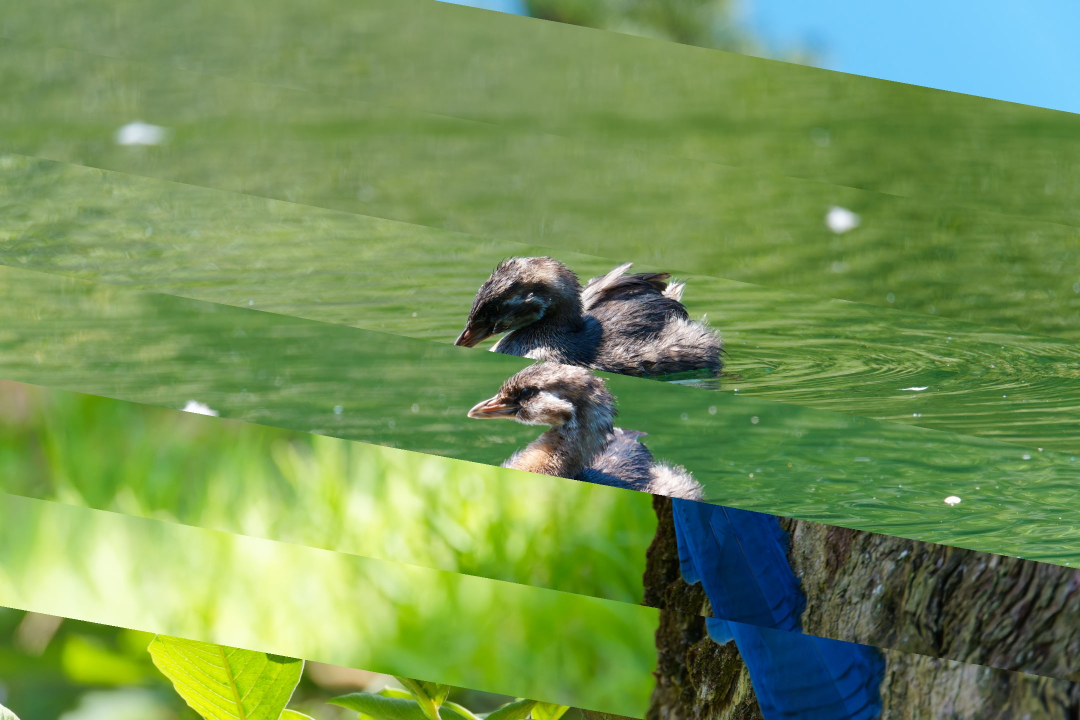
#> input picture timelapse_stripes/sample_10.jpg, 2160 x 1440 px (shown at 1/2 size); its folder holds only this picture in this run
$ python -i clock_placement.py   (imports and definitions only)   (older library calls are emulated)
#> lines starting #> are read from the running program, lines starting #| are printed output that depends on the picture; after the words box and inside, x2 and y2 are one past the last pixel; in counts of white or black regions, pixels touching at a corner belong together
import sys, os, io, gc, random, time, datetime, subprocess, glob

import cv2
import numpy as np
from PIL import Image, ImageDraw

def analyze_image(fp, mode = 0, screen_size = (3840, 2160), box_size = [1000, 400], analysis_scale = 4, show = True, showwait = False):
#> called with fp = '../timelapse_stripes/sample_10.jpg', mode = 0, screen_size = (3840, 2160), analysis_scale = 4, show = True, showwait = False
    screen_width  = screen_size[0]
    screen_height = screen_size[1]
    screen_aspect = float(screen_width) / float(screen_height)
    img = Image.open(fp)
#> img is the input picture: PIL image 2160x1440 RGB; mean R, G, B 115.5, 146.7, 86.4
    img_aspect = float(img.width) / float(img.height)
#> img_aspect = 1.5
    wpercent = 1
    hpercent = 1
    print('image open "%s" (%u , %u , %.4f)' % (fp, img.width, img.height, img_aspect))
#| image open "../timelapse_stripes/sample_10.jpg" (2160 , 1440 , 1.5000)
    if img_aspect >= screen_aspect:
        wpercent = float(screen_width) / float(img.width)
        dstheight = float(img.height) * wpercent
        topoffset = int(round(float(screen_height - dstheight) / float(2)))
        sz = (screen_width, int(round(dstheight)))
        pos = (0, topoffset)
    else:
        hpercent = float(screen_height) / float(img.height)
#> hpercent = 1.5
        dstwidth = float(img.width) * hpercent
#> dstwidth = 3240
        leftoffset = int(round(float(screen_width - dstwidth) / float(2)))
#> leftoffset = 300
        sz = (int(round(dstwidth)), screen_height)
#> sz = (3240, 2160)
        pos = (leftoffset, 0)
#> pos = (300, 0)
    img = img.resize(sz)
#> img: PIL image 3240x2160 RGB
    print('image size (%u x %u) offset (%u , %u)' % (sz[0], sz[1], pos[0], pos[1]))
#| image size (3240 x 2160) offset (300 , 0)

    img = img.resize((int(round(sz[0] / analysis_scale)), int(round(sz[1] / analysis_scale))))
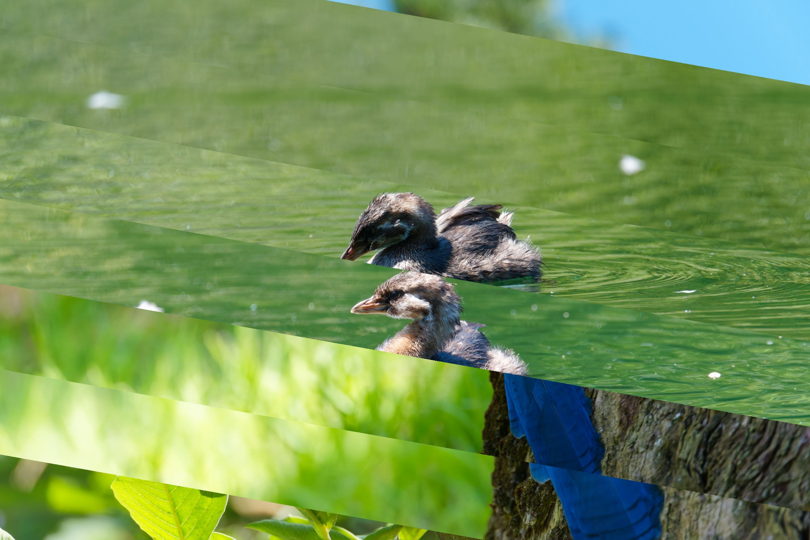
#> img: PIL image 810x540 RGB; mean R, G, B 115.6, 146.8, 86.4

    cimg = np.array(img)
    if mode == 0:
        cvtimg = cv2.cvtColor(cimg, cv2.COLOR_BGR2Lab)
#> cvtimg: shape (540, 810, 3); mean of channels 0, 1, 2 143.3, 103.4, 139.2
        cvtimg = np.multiply(cvtimg, (1.5, 1.0, 1.0), dtype=np.double)
#> cvtimg: shape (540, 810, 3) float64; mean of channels 0, 1, 2 214.9, 103.4, 139.2
    else:
        cvtimg = cv2.cvtColor(cimg, cv2.COLOR_BGR2GRAY)
        cvtimg = cv2.cvtColor(cvtimg, cv2.COLOR_GRAY2RGB)

    distarr = np.ndarray((cvtimg.shape[0], cvtimg.shape[1], 1), np.double)

    print("calculating energy map")

    sqrt2 = np.sqrt(2)
    x = 0
    while x < cvtimg.shape[1]:
        y = 0
        while y < cvtimg.shape[0]:
            pix  = cvtimg[y, x]
            sum = 0
            if y < cvtimg.shape[0] - 1:
                if x > 0:
                    pix1 = cvtimg[y + 1, x - 1]
                    dist1 = np.linalg.norm(np.subtract(pix,pix1), ord=1)
                    sum += dist1 / sqrt2
                pix2 = cvtimg[y + 1, x + 0]
                dist2 = np.linalg.norm(np.subtract(pix,pix2), ord=1)
                sum += dist2
                if x < cvtimg.shape[1] - 1:
                    pix3 = cvtimg[y + 1, x + 1]
                    dist3 = np.linalg.norm(np.subtract(pix,pix3), ord=1)
                    sum += dist3 / sqrt2
            if x > 0:
                pix4 = cvtimg[y + 0, x - 1]
                dist4 = np.linalg.norm(np.subtract(pix,pix4), ord=1)
                sum += dist4
            if x < cvtimg.shape[1] - 2:
                pix6 = cvtimg[y + 0, x + 1]
                dist6 = np.linalg.norm(np.subtract(pix,pix6), ord=1)
                sum += dist6
            if y > 0:
                if x > 0:
                    pix7 = cvtimg[y - 1, x - 1]
                    dist7 = np.linalg.norm(np.subtract(pix,pix7), ord=1)
                    sum += dist7 / sqrt2
                pix8 = cvtimg[y - 1, x + 0]
                dist8 = np.linalg.norm(np.subtract(pix,pix8), ord=1)
                sum += dist8
                if x < cvtimg.shape[1] - 1:
                    pix9 = cvtimg[y - 1, x + 1]
                    dist9 = np.linalg.norm(np.subtract(pix,pix9), ord=1)
                    sum += dist9 / sqrt2
            distavg = sum / float(8)
            #distavg += (pix[0] ** 3) / (2 * (255 ** 3))
            distarr[y, x] = distavg
            y += 1
        x += 1
        progress = float(x) * float(100) / float(cvtimg.shape[1])
        print("\rprogress %.1f" % progress, end='', flush=True)
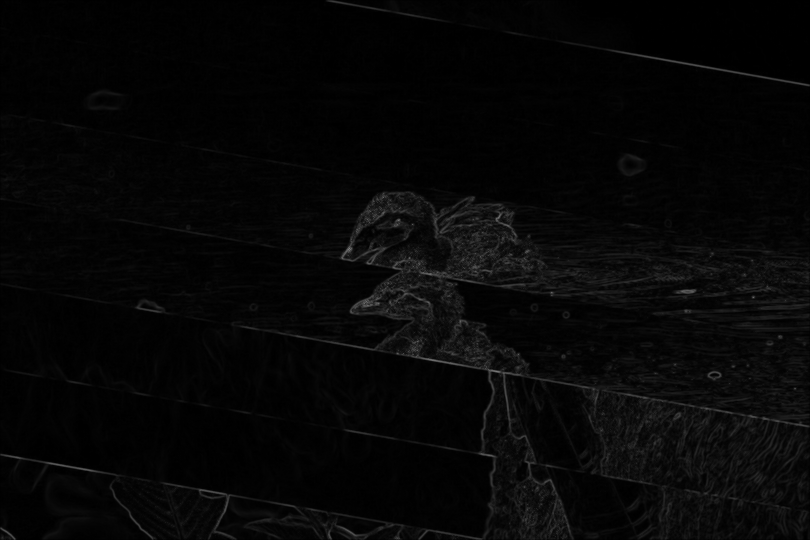
#> distarr: shape (540, 810, 1) float64; min 0, max 127.5, mean 6.8
#> after the loop, x = 810
    print("\r\ndone calculating energy map")
    normalized = cv2.normalize(distarr, 0, 255, norm_type=cv2.NORM_MINMAX, dtype=cv2.CV_8U)
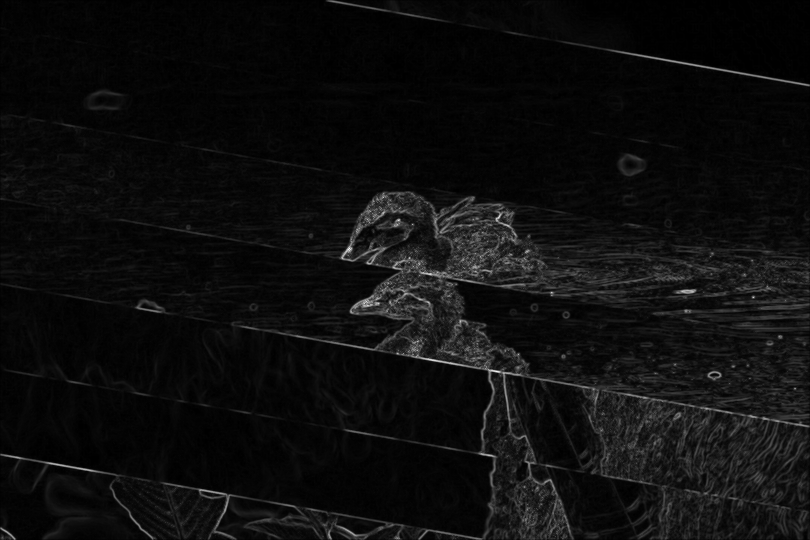
#> normalized: shape (540, 810); min 0, max 255, mean 13.6

    print("finding best box")

    box_size_small = (int(round(box_size[0] / analysis_scale)), int(round(box_size[1] / analysis_scale)))
    boxarr = np.ndarray((normalized.shape[0] - box_size_small[1], normalized.shape[1] - box_size_small[0], 1), np.double)
    x = 0
    while x < boxarr.shape[1]:
        y = 0
        while y < boxarr.shape[0]:
            sum = np.sum(distarr[y:y + box_size_small[1], x:x + box_size_small[0]])
            boxarr[y, x] = sum
            y += 1
        x += 1
        progress = float(x) * float(100) / float(boxarr.shape[1])
        print("\rprogress %.1f" % progress, end='', flush=True)
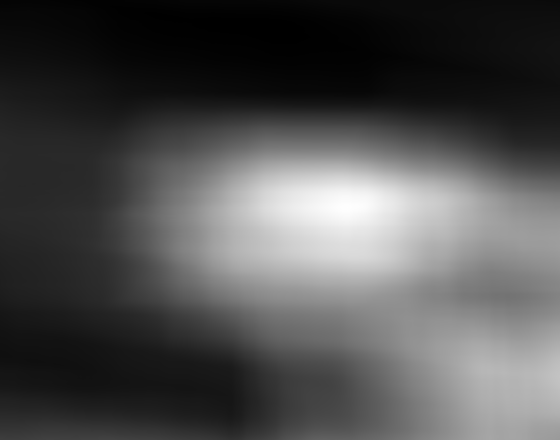
#> boxarr: shape (440, 560, 1) float64; min 41414.8, max 490295.9, mean 180777; drawn with min black and max white
#> after the loop, x = 560
    print("\r\ndone finding box")

    am = boxarr.argmin()
#> am = 15945
    minpos = np.unravel_index(am, boxarr.shape)
#> minpos = (28, 265, 0)
    minval = boxarr[minpos[0], minpos[1]]
#> minval = [41414.8]
    print("min %.1f argmin %u pos (%u , %u)" % (minval, am, minpos[1], minpos[0]))

    boxnorm = cv2.normalize(boxarr, 0, 255, norm_type=cv2.NORM_MINMAX, dtype=cv2.CV_8U)
    cv2.imwrite(fp + ".box.png", cv2.cvtColor(boxnorm, cv2.COLOR_GRAY2RGB))

    th = 1
    while th <= 255:
        thresh = cv2.inRange(boxnorm, 0, th)
        contours, hierarchy = cv2.findContours(thresh, cv2.RETR_EXTERNAL, cv2.CHAIN_APPROX_SIMPLE)
        if len(contours) >= 2:
            #th = max(1, int(round(float(th) * 0.75)))
            th = max(1, int(round(float(th - 1))))
            break
        break
        th += 1
#> this loop made 1 pass
#> pass 1, in analyze_image, `thresh = cv2.inRange(boxnorm, 0, th)`:
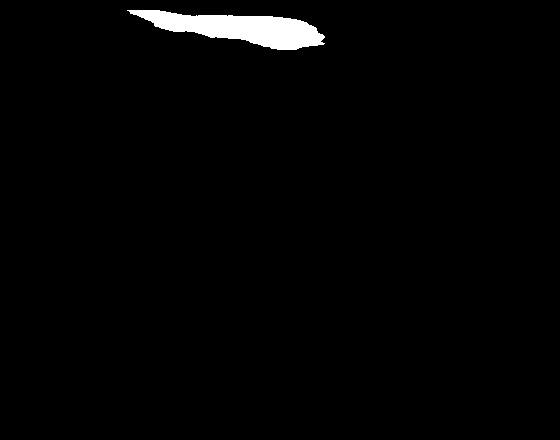
#> thresh: shape (440, 560); 1.7% white; 1 white region, box (x1, y1, x2, y2) and area: (127, 10, 325, 50) 4149
#> after the loop, th = 1
    thresh = cv2.inRange(boxnorm, 0, th)
    contours, hierarchy = cv2.findContours(thresh, cv2.RETR_EXTERNAL, cv2.CHAIN_APPROX_SIMPLE)

    cv2.imwrite(fp + ".boxthresh.png", cv2.cvtColor(cv2.normalize(thresh, 0, 255, norm_type=cv2.NORM_MINMAX, dtype=cv2.CV_8U), cv2.COLOR_GRAY2RGB))

    cX = None
    cY = None

    if len(contours) == 1:
        m = cv2.moments(contours[0])
#> m = moments, m00 3943.5, centre m10/m00, m01/m00 = (240.4, 28.02)
        try:
            cX = int(m["m10"] / m["m00"])
#> cX = 240
            cY = int(m["m01"] / m["m00"])
#> cY = 28
        except ZeroDivisionError:
            cX = minpos[1]
            cY = minpos[0]
    elif len(contours) > 1:
        contours = sorted(contours, key=lambda x: cv2.contourArea(x), reverse=True)
        found = False
        for c in contours:
            m = cv2.moments(c)
            try:
                cX = int(m["m10"] / m["m00"])
                cY = int(m["m01"] / m["m00"])
                if thresh[cY, cX] != 0:
                    found = True
                    break
            except ZeroDivisionError:
                pass
        if found == False:
            for c in contours:
                m = cv2.moments(c)
                try:
                    cX = int(m["m10"] / m["m00"])
                    cY = int(m["m01"] / m["m00"])
                    distances = np.sqrt(((thresh[:,:,0] - cY) ** 2) + ((thresh[:,:,1] - cX) ** 2))
                    nearest_index = np.argmin(distances)
                    nearest_pos = np.unravel_index(nearest_index, distances.shape)
                    cX = nearest_pos[1]
                    cY = nearest_pos[0]
                    break
                except ZeroDivisionError:
                    pass

    normalized_rgb = cv2.cvtColor(normalized, cv2.COLOR_GRAY2RGB)

    if cX is not None and cY is not None:
        print("found best box at (%u , %u)" % (cX, cY))
        cv2.rectangle(normalized_rgb, (cX, cY), (cX + box_size_small[0], cY + box_size_small[1]), (0, 0, 255), 1)
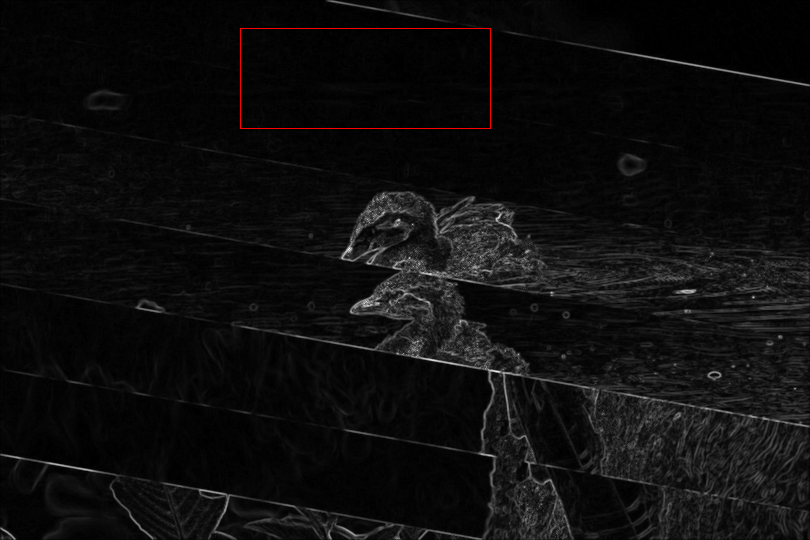
#> normalized_rgb: shape (540, 810, 3); mean B, G, R 13.6, 13.6, 14
        with open(fp + ".clockpos.txt", "w") as f:
            f.write("%u %u %u %u %u %u\n" % (box_size[0], box_size[1], pos[0], pos[1], cX * analysis_scale, cY * analysis_scale))

    if show:
        cv2.imshow('frame', normalized_rgb)
    cv2.imwrite(fp + ".png", normalized_rgb)
    if show:
        cv2.waitKey(0 if showwait else 1)

g = glob.glob("C:\\Users\\frank\\Pictures\\PhotoFrame\\*.jpg")
# [2 lines not run here, left out]
#analyze_image("test.jpg")
#analyze_image("C:\\Users\\frank\\Pictures\\PhotoFrame\\andromeda_galaxy_starry.jpg")

>>> result = analyze_image('../timelapse_stripes/sample_10.jpg')

$ run again, on timelapse_stripes/sample_90.jpg
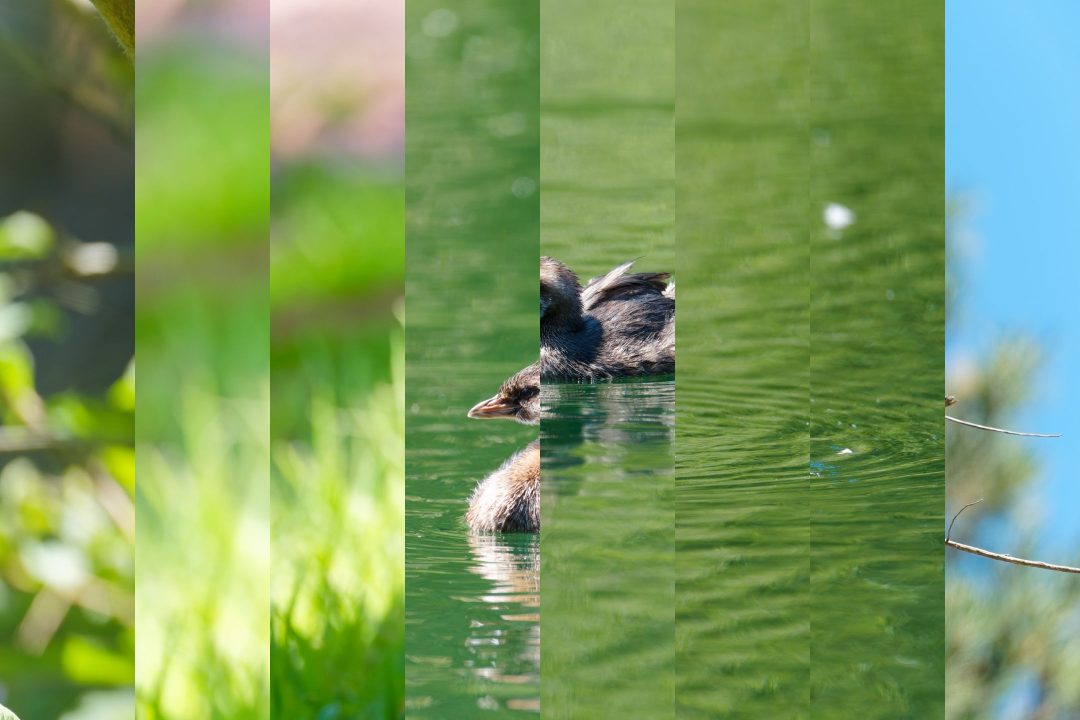
#> input picture timelapse_stripes/sample_90.jpg, 2160 x 1440 px (shown at 1/2 size)
#> in analyze_image, img is the input picture: PIL image 2160x1440 RGB; mean R, G, B 121.8, 153.4, 94.7
#| image open "../timelapse_stripes/sample_90.jpg" (2160 , 1440 , 1.5000)
#| image size (3240 x 2160) offset (300 , 0)
#> after the loop in analyze_image, `while x < cvtimg.shape[1]:`: x = 810
#> after the loop in analyze_image, `while x < boxarr.shape[1]:`: x = 560
#> am = 559
#> minpos = (0, 559, 0)
#> minval = [44935.6]
#> the loop in analyze_image, `while th <= 255:` made 1 pass
#> pass 1, in analyze_image, `thresh = cv2.inRange(boxnorm, 0, th)`:
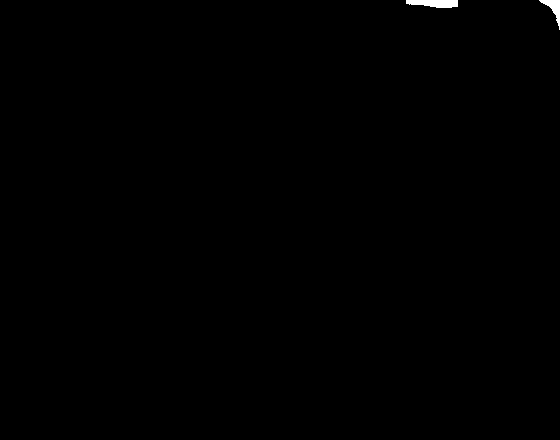
#> thresh: shape (440, 560); 0.22% white; 2 white regions, box (x1, y1, x2, y2) and area: (406, 0, 458, 8) 334, (539, 0, 560, 30) 215
#> after the loop in analyze_image, `while th <= 255:`: th = 1
#> the loop in analyze_image, `for c in contours:` made 1 pass
#> found on pass 1: True
#> in analyze_image, `cv2.rectangle(normalized_rgb, (cX, cY), (cX + box_size_small[0], cY + ..`:
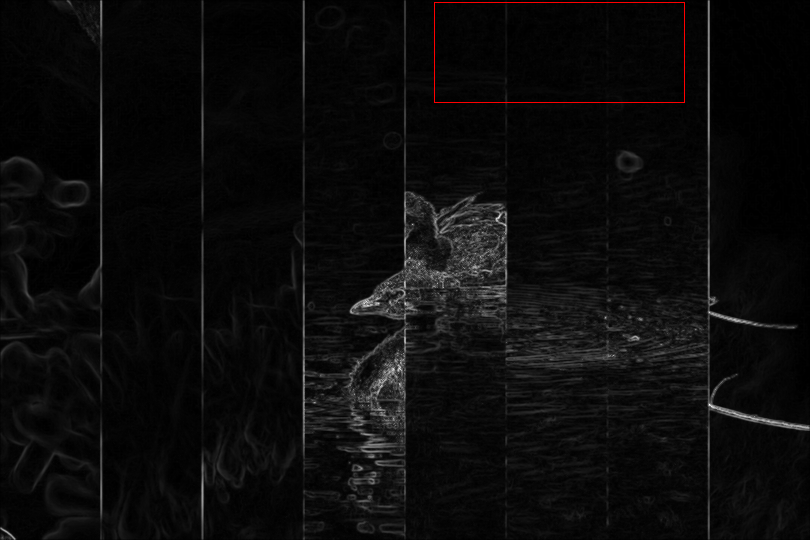
#> normalized_rgb: shape (540, 810, 3); mean B, G, R 11.2, 11.2, 11.6
